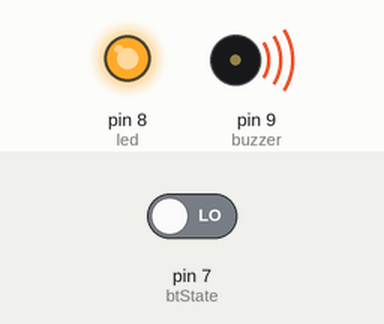
The sketch below on a simulated Arduino Uno, built with avr-gcc and run on an emulated ATmega328P. On the bench: output pins drawn as LEDs (lit = HIGH), buzzer (waves = sounding). The inputs (shaded band) are chosen by the test bench; at power-on: pin 7 (btState) LOW.

Above: at 1.2 s.
1.3 s: pin 7 (btState) driven HIGH
At 1.9 s:
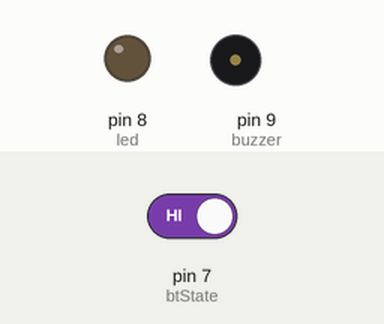
2.8 s: pin 7 (btState) driven LOW
At 3.1 s:
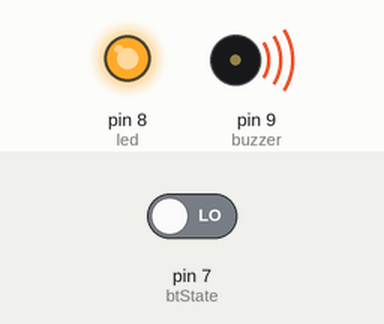
Timing chart, 0 to 5.8 s (numbered marks = the images above; inputs shaded):
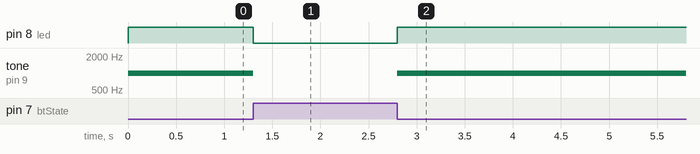

Measured:
- after the input at 1.3 s, pin 8 (led): HIGH → LOW at once; tone on pin 9 (buzzer): 1000 Hz → silent at once
- after the input at 2.8 s, pin 8 (led): LOW → HIGH at once; tone on pin 9 (buzzer): silent → 1000 Hz at once

The sketch:

C1.ino
```cpp
int led = 8;
int buzzer = 9;
int btState = 7;

void setup() {
  pinMode(led, OUTPUT);
  pinMode(buzzer, OUTPUT);
  pinMode(btState, INPUT);

  digitalWrite(led, LOW);
  noTone(buzzer);
}

void loop() {
  if (digitalRead(btState) == HIGH) {
    digitalWrite(led, LOW);
    noTone(buzzer);
  } else {
    digitalWrite(led, HIGH);
    tone(buzzer, 1000);
  }
}
```
